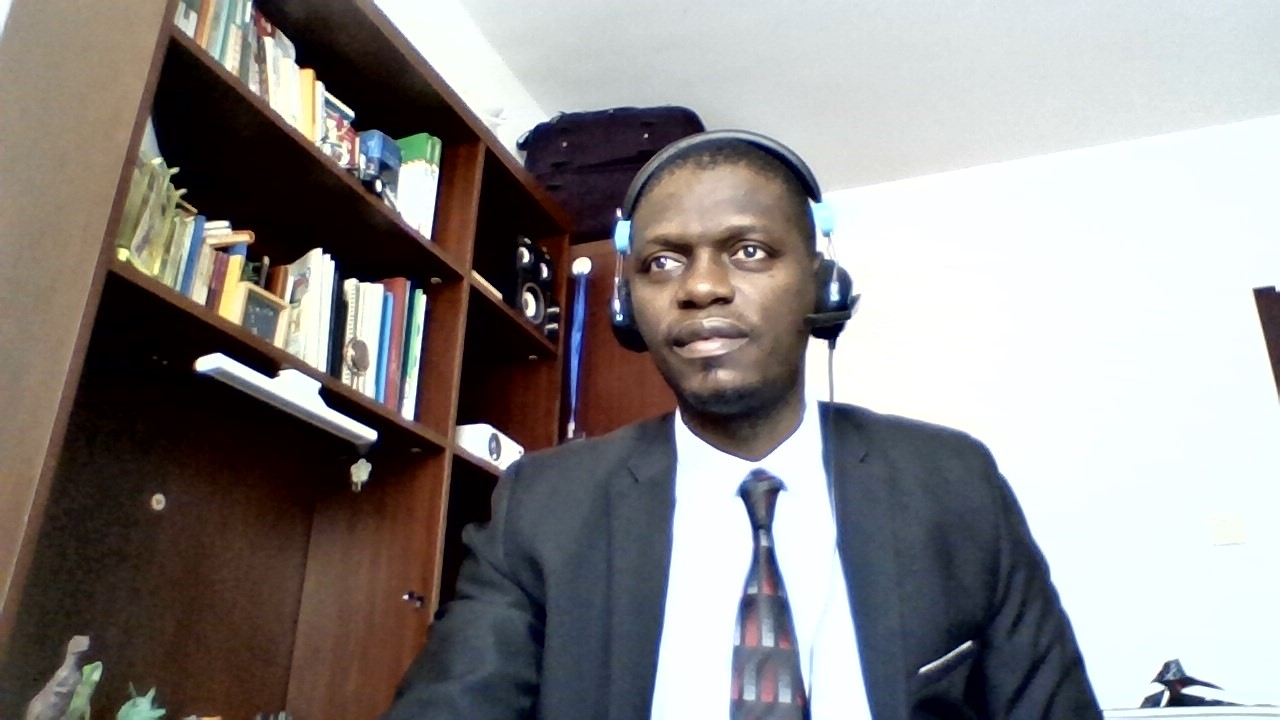
//> input picture images/kiese.jpg, 1280 x 720 px
$ ./2_basic_functions   (built with g++ and OpenCV 4)
//> lines starting //> are read from the running program, lines starting //| are printed output that depends on the picture; after the words box and inside, x2 and y2 are one past the last pixel; in counts of white or black regions, pixels touching at a corner belong together
#include <opencv2/imgcodecs.hpp>
#include <opencv2/highgui.hpp>
#include <opencv2/imgproc.hpp>
#include <iostream>

using namespace cv;
using namespace std;

/////////////// Basic Functions //////////////////////

void main() {

	string path = "images/kiese.jpg";
	Mat img = imread(path);
//> img is the input picture: 720 rows x 1280 cols, CV_8UC3; mean B, G, R 135.2, 136.2, 140
	Mat imgGray, imgBlur, imgCanny, imgDil, imgErode;

	cvtColor(img, imgGray, COLOR_BGR2GRAY);
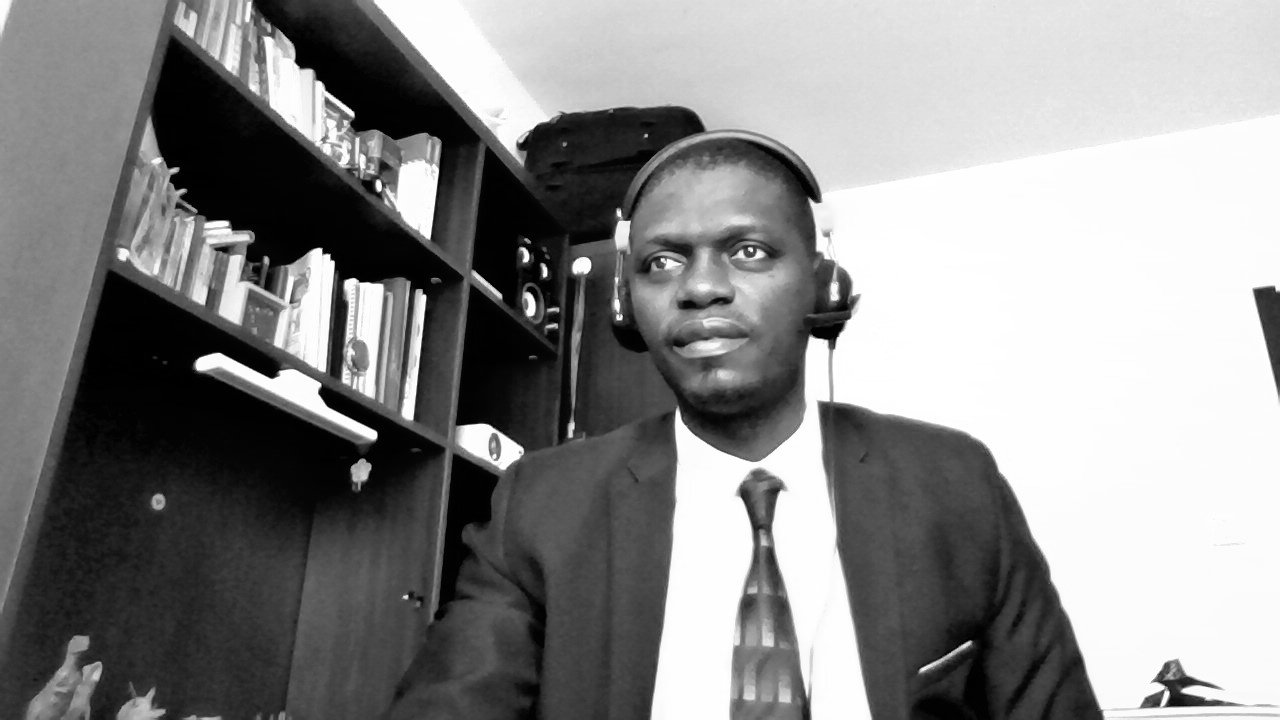
//> imgGray: 720 rows x 1280 cols, CV_8UC1; min 0, max 255, mean 137.2
	GaussianBlur(imgGray, imgBlur, Size(7, 7), 5, 0);
	Canny(imgBlur, imgCanny, 25, 75);
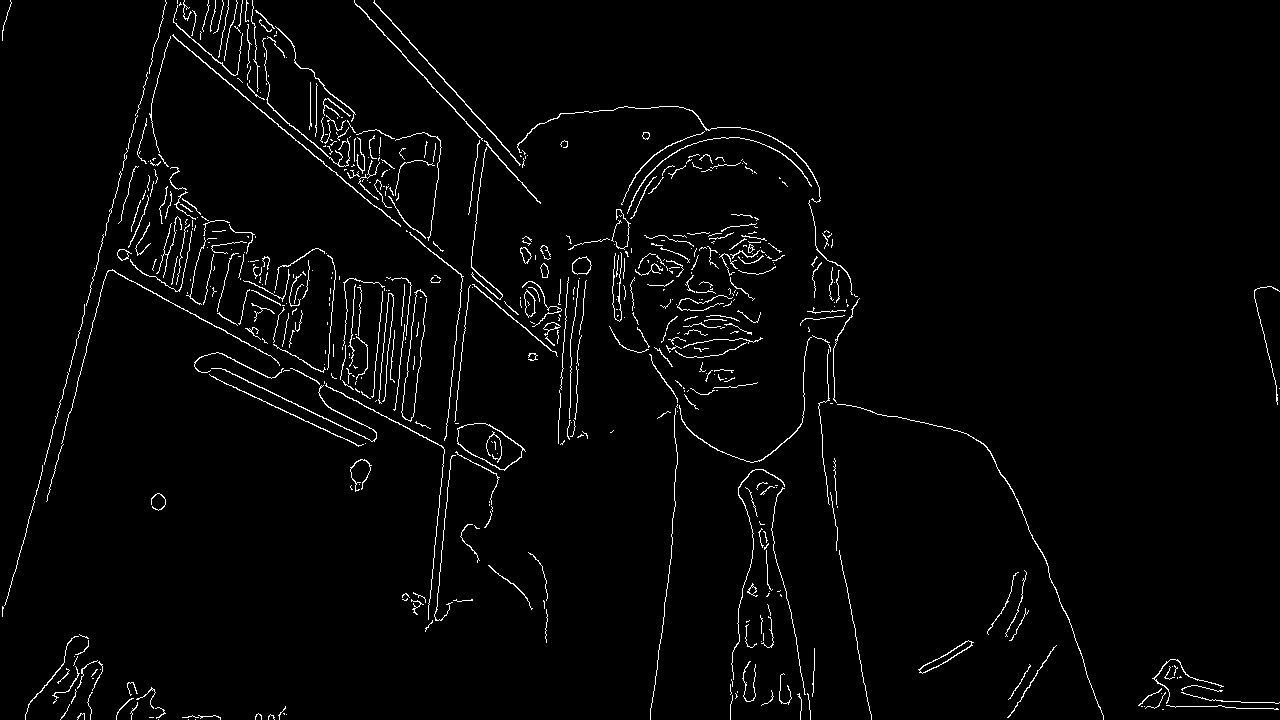
//> imgCanny: 720 rows x 1280 cols, CV_8UC1; 2.4% white in thin lines or dots

	Mat kernel = getStructuringElement(MORPH_RECT, Size(3, 3));
	dilate(imgCanny, imgDil, kernel);
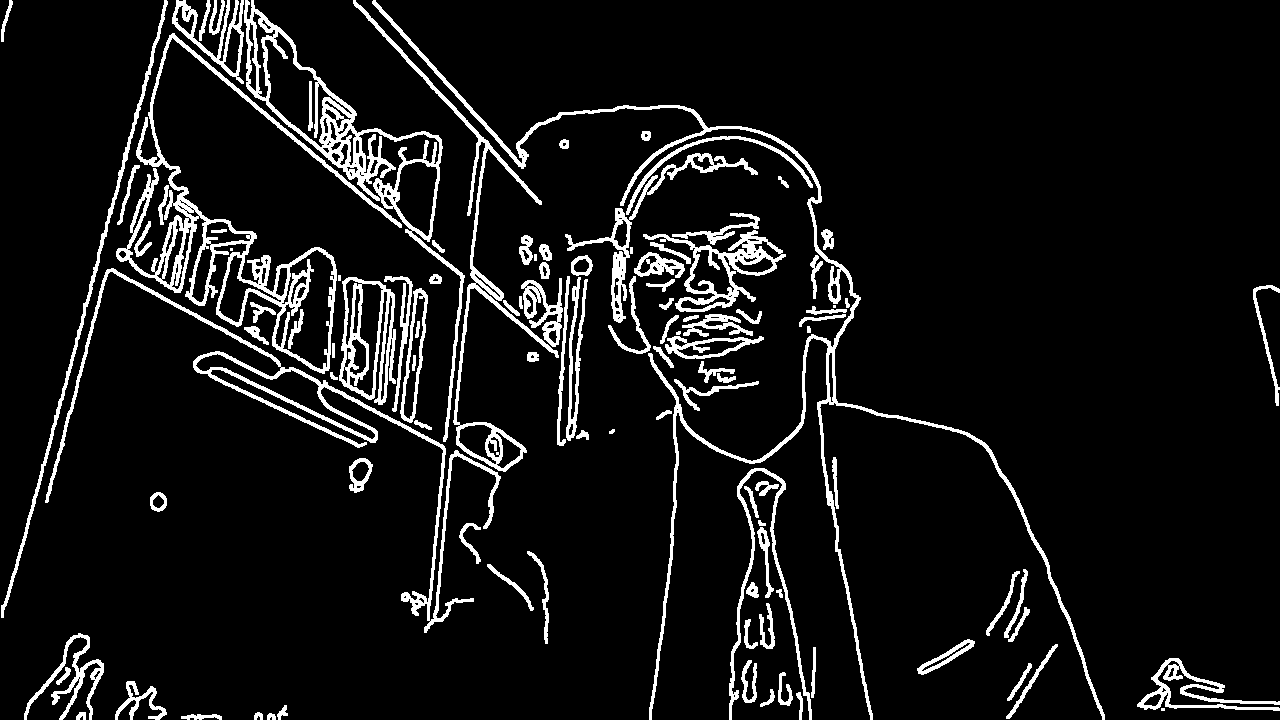
//> imgDil: 720 rows x 1280 cols, CV_8UC1; 8.2% white; 111 white regions (5 under 20 px), largest, box (x1, y1, x2, y2) and area: (372, 0, 1105, 720) 9296, (116, 33, 402, 374) 9266, (244, 0, 465, 442) 7283
	erode(imgDil, imgErode, kernel);
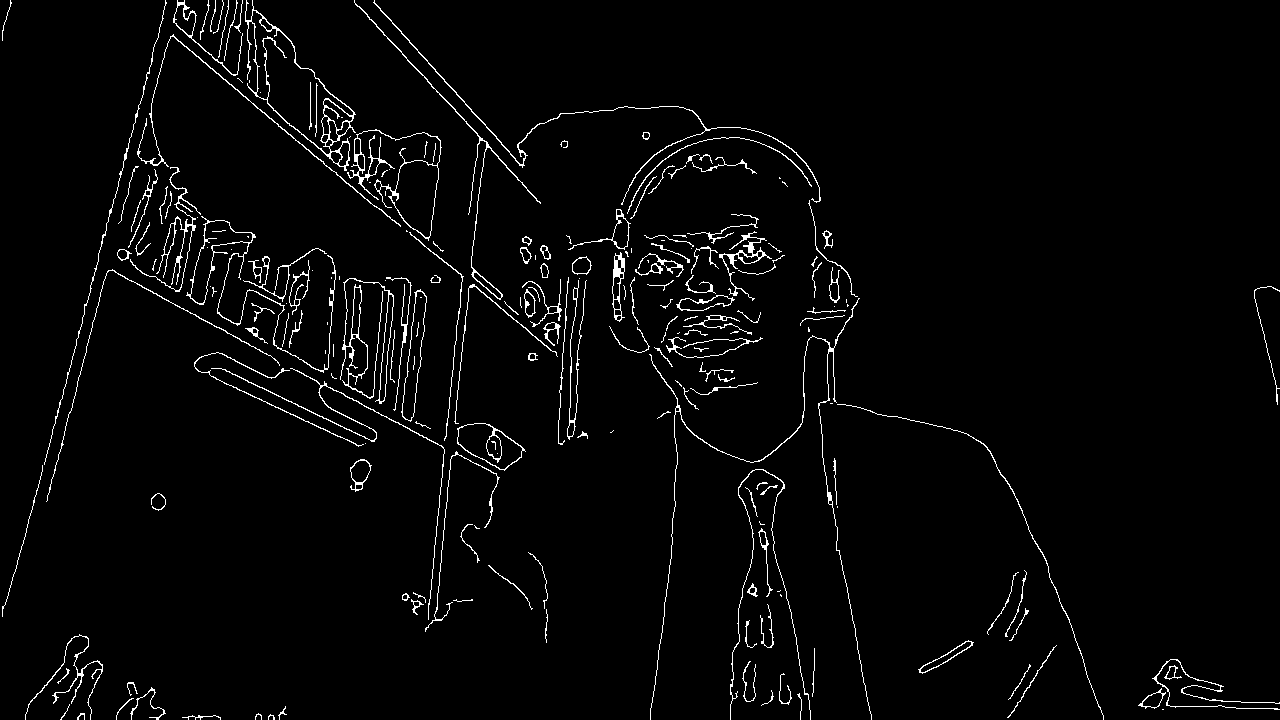
//> imgErode: 720 rows x 1280 cols, CV_8UC1; 2.7% white in thin lines or dots

	imshow("Image", img);
	imshow("Image Gray", imgGray);
	imshow("Image Blur", imgBlur);
	imshow("Image Canny", imgCanny);
	imshow("Image Dilation", imgDil);
	imshow("Image Erode", imgErode);
	waitKey(0);
}
